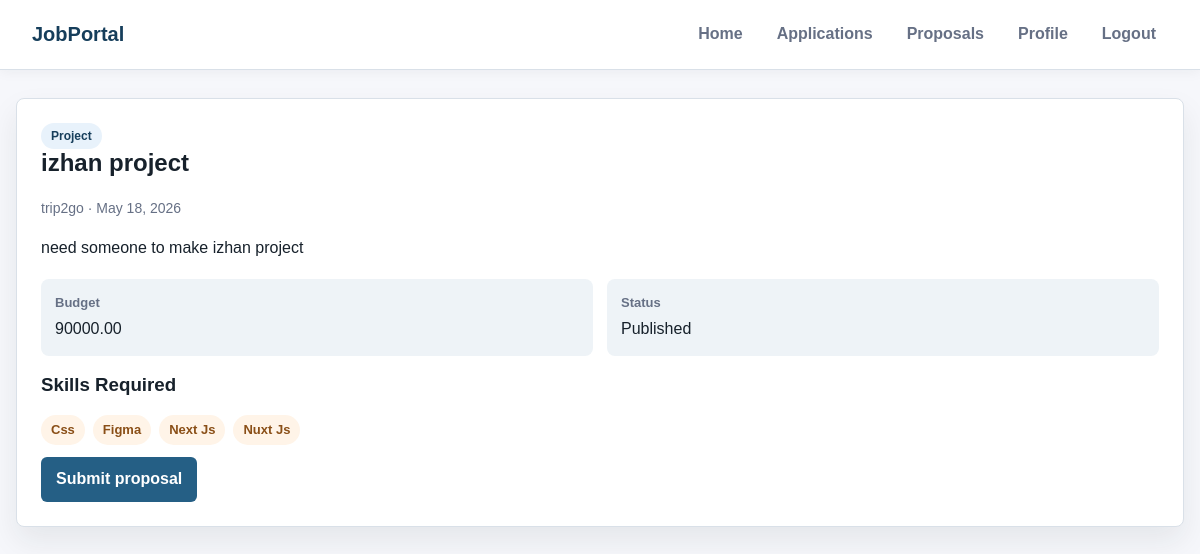
The page /project/izhan-project/detail/ (signed in) on the database its author committed.
### recruiter/models.py (models this page shows, shortened)
class TimeStampedModel(models.Model):
    created_at = models.DateTimeField(auto_now_add=True, db_index=True)
    updated_at = models.DateTimeField(auto_now=True)
    class Meta:
        abstract = True

class Post(TimeStampedModel):
    POST_TYPE_CHOICES = [
        ('job', 'Job Position'),
        ('project', 'Project'),
    ]
    STATUS_CHOICES = [
        ('draft', 'Draft'),
        ('published', 'Published'),
        ('closed', 'Closed'),
        ('filled', 'Filled/Completed'),
        ('cancelled', 'Cancelled'),
    ]
    post_type = models.CharField(
        max_length=20,
        choices=POST_TYPE_CHOICES,
        db_index=True
    )
    title = models.CharField(
        max_length=250,
        help_text="Title of the job or project"
    )
    description = models.TextField(
        help_text="Detailed description"
    )
    company = models.ForeignKey(
        Company,
        on_delete=models.CASCADE,
        related_name="posts"
    )
    salary = models.DecimalField(
        max_digits=10,
        decimal_places=2,
        null=True,
        blank=True,
        validators=[MinValueValidator(0)],
        help_text="Annual salary for jobs"
    )
    budget = models.DecimalField(
        max_digits=12,
        decimal_places=2,
        null=True,
        blank=True,
        validators=[MinValueValidator(0)],
        help_text="Total budget for projects"
    )
    status = models.CharField(
        max_length=20,
        choices=STATUS_CHOICES,
        default='draft',
        db_index=True
    )
    is_active = models.BooleanField(default=True, db_index=True)
    is_featured = models.BooleanField(default=False)
    published_at = models.DateTimeField(null=True, blank=True)
    closed_at = models.DateTimeField(null=True, blank=True)
    skills_required = models.ManyToManyField(
        Skill,
        related_name="posts",
        blank=True
    )
    created_by = models.ForeignKey(
        CustomUser,
        on_delete=models.CASCADE,
        related_name="created_posts"
    )
    slug = models.SlugField(blank=True, null=True)
    class Meta:
        ordering = ['-created_at']
        indexes = [
            models.Index(fields=['post_type', 'status', 'is_active']),
            models.Index(fields=['company', 'status']),
            models.Index(fields=['is_featured', 'is_active']),
        ]

class Company(TimeStampedModel):
    name = models.CharField(
        max_length=150,
        unique=True,
        help_text="Official company name"
    )
    location = models.CharField(
        max_length=150,
        help_text="Headquarters location"
    )
    website = models.URLField(
        blank=True,
        help_text="Company website URL"
    )
    description = models.TextField(
        blank=True,
        help_text="Company description and mission"
    )
    industry = models.CharField(
        max_length=100,
        blank=True,
        help_text="Primary industry (e.g., Technology, Healthcare)"
    )
    size = models.PositiveIntegerField(
        null=True,
        blank=True,
        help_text="Number of employees",
        verbose_name="Company Size"
    )
    logo = models.ImageField(
        upload_to='company_logos/%Y/%m/%d/',
        null=True,
        blank=True,
        help_text="Company logo image"
    )
    is_active = models.BooleanField(
        default=True,
        help_text="Whether the company is currently active on the platform"
    )
    class Meta:
        verbose_name_plural = "Companies"
        ordering = ['name']
        indexes = [
            models.Index(fields=['name']),
            models.Index(fields=['industry']),
            models.Index(fields=['is_active']),
        ]
    def __str__(self):
        return self.name

class Skill(TimeStampedModel):
    CATEGORY_CHOICES = [
        ('programming', 'Programming'),
        ('design', 'Design'),
        ('business', 'Business'),
        ('marketing', 'Marketing'),
        ('data', 'Data Science'),
        ('devops', 'DevOps'),
        ('soft', 'Soft Skills'),
        ('other', 'Other'),
    ]
    name = models.CharField(
        max_length=100,
        unique=True,
        help_text="Skill name (e.g., Python, React, Project Management)"
    )
    category = models.CharField(
        max_length=50,
        choices=CATEGORY_CHOICES,
        default='other',
        help_text="Skill category for grouping"
    )
    description = models.TextField(
        blank=True,
        help_text="Brief description of the skill"
    )
    is_popular = models.BooleanField(
        default=False,
        help_text="Mark popular skills for quick selection"
    )
    class Meta:
        ordering = ['name']
        indexes = [
            models.Index(fields=['category']),
            models.Index(fields=['is_popular']),
        ]

### recruiter/view_modules/dashboard_views.py (the view)
# urls.py: path("project/<slug:slug>/detail/", views.view_project, name = "view_project"),
@login_required(login_url='login')
def view_project(request, slug):
    project = get_object_or_404(
        Post,
        slug=slug,
        post_type='project',
        status='published',
        is_active=True,
    )
    return render(request, "projects/project_detail.html", {"project": project})

### recruiter/templates/projects/project_detail.html (shortened to what this page needs)
{% extends "applicant/base.html" %}
{% block content %}
    <section class="detail-panel">
        <span class="badge">Project</span>
        <h1>{{ project.title }}</h1>
        <p class="meta">{{ project.company }} · {{ project.published_at|date:"F j, Y" }}</p>
        <p>{{ project.description }}</p>
        <div class="detail-list">
            <div class="detail-item"><strong>Budget</strong>{% if project.budget %}{{ project.budget }}{% else %}Not specified{% endif %}</div>
            <div class="detail-item"><strong>Status</strong>{{ project.get_status_display }}</div>
        </div>
        <h3>Skills Required</h3>
        <ul class="skill-list">{% for skill in project.skills_required.all %}<li>{{ skill.name }}</li>{% empty %}<li>No skills listed</li>{% endfor %}</ul>
        <a href="{% url 'project_proposal' project.id %}" class="button">Submit proposal</a>
    </section>
{% endblock %}

### recruiter/templates/applicant/base.html (style rules this page uses)
:root { --bg: #f6f7fb; --surface: #ffffff; --surface-soft: #eef3f7; --text: #17212b; --muted: #667085; --line: #d9e0e8; --brand: #255f85; --brand-dark: #163e5b; --accent: #f4a261; --danger: #c2413b; --shadow: 0 14px 30px rgba(23, 33, 43, 0.08); }
* { box-sizing: border-box; }
body { font-family: Arial, sans-serif; margin: 0; background: var(--bg); color: var(--text); line-height: 1.55; }
h1, h2, h3 { margin-top: 0; line-height: 1.2; }
a { color: var(--brand); text-decoration: none; font-weight: 700; }
.card, form, .detail-panel { background: var(--surface); border: 1px solid var(--line); border-radius: 8px; box-shadow: var(--shadow); }
.meta { color: var(--muted); font-size: 14px; margin: 4px 0; }
.badge { display: inline-flex; align-items: center; width: fit-content; border-radius: 999px; padding: 4px 10px; font-size: 12px; font-weight: 800; background: #e8f2fb; color: var(--brand-dark); }
button, input[type="submit"], .button { display: inline-flex; align-items: center; justify-content: center; background: var(--brand); color: white; border: none; padding: 10px 15px; cursor: pointer; border-radius: 6px; font-weight: 800; text-decoration: none; }
.detail-panel { padding: 24px; margin-bottom: 20px; }
.detail-list { display: grid; grid-template-columns: repeat(auto-fit, minmax(180px, 1fr)); gap: 14px; margin: 18px 0; }
.detail-item { background: var(--surface-soft); border-radius: 8px; padding: 14px; }
.detail-item strong { display: block; color: var(--muted); font-size: 13px; margin-bottom: 4px; }
.skill-list { display: flex; flex-wrap: wrap; gap: 8px; list-style: none; padding: 0; margin: 12px 0; }
.skill-list li { background: #fff4e8; color: #8a4f17; border-radius: 999px; padding: 5px 10px; font-weight: 700; font-size: 13px; }

### rows shown on the page
Post: title "izhan project", company "trip2go", published_at "May 18, 2026", description "need someone to make izhan project", budget "90000.00", status "Published"
Skill: name "Css"
Skill: name "Figma"
Skill: name "Next Js"
Skill: name "Nuxt Js"
